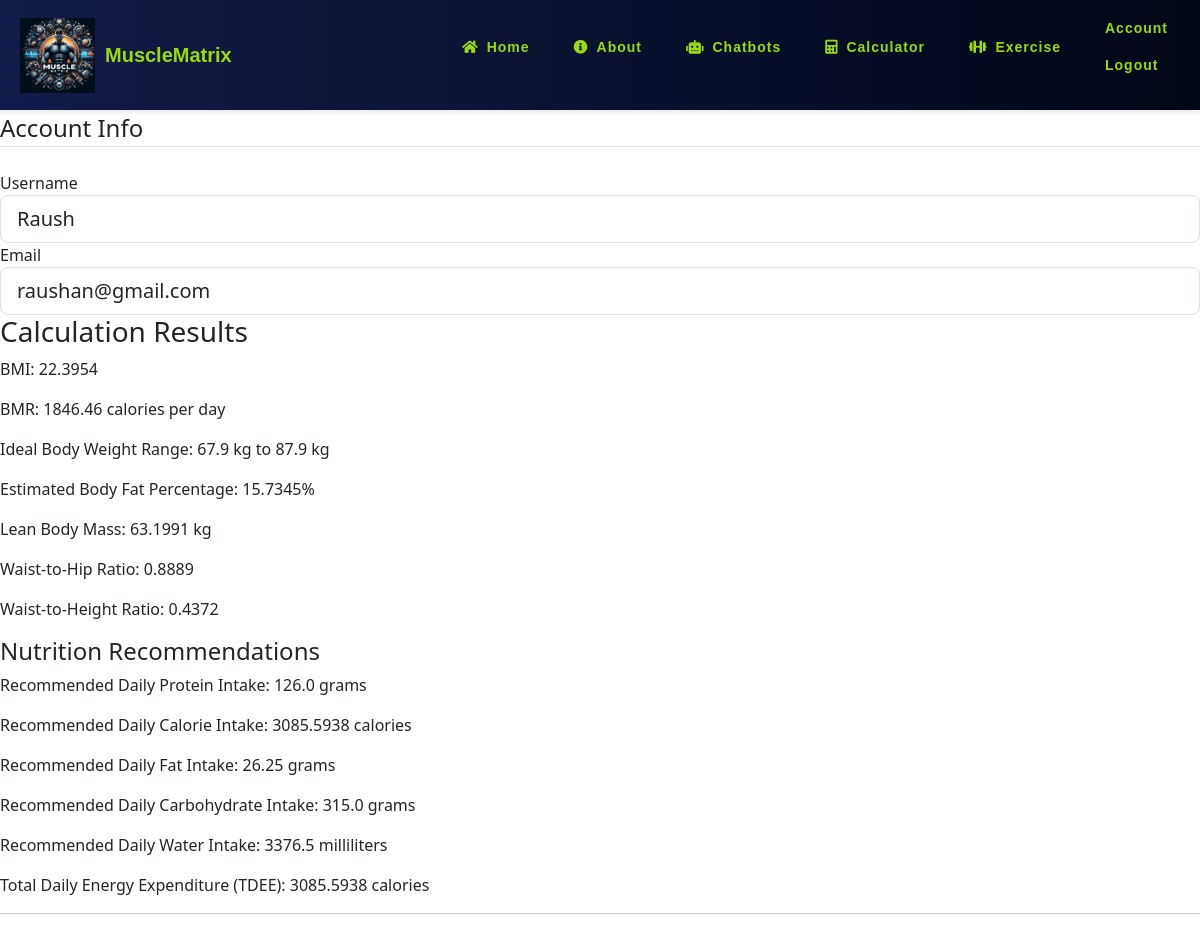
Screenshot of /account (signed in) with the database file from the repository.
### website_folder/models.py (models this page shows, shortened)
class User(db.Model, UserMixin):
    id = db.Column(db.Integer, primary_key=True)
    username = db.Column(db.String(20), unique=True, nullable=False)
    email = db.Column(db.String(120), unique=True, nullable=False)
    password = db.Column(db.String(60), nullable=False)
    calculation_results = db.relationship('CalculationResult', backref='user', lazy='dynamic')

class CalculationResult(db.Model):
    id = db.Column(db.Integer, primary_key=True)
    bmi = db.Column(db.Float)
    bmr = db.Column(db.Float)
    ideal_weight = db.Column(db.Float)
    body_fat_percentage = db.Column(db.Float)
    lean_body_mass = db.Column(db.Float)
    waist_to_hip_ratio = db.Column(db.Float)
    waist_to_height_ratio = db.Column(db.Float)
    protein_intake = db.Column(db.Float)
    calorie_intake = db.Column(db.Float)
    fat_intake = db.Column(db.Float)
    carbohydrate_intake = db.Column(db.Float)
    water_intake = db.Column(db.Float)
    tdee = db.Column(db.Float)
    user_id = db.Column(db.Integer, db.ForeignKey('user.id'), nullable=False)

### website_folder/route.py (the view)
@app.route("/account", methods=['GET', 'POST'])
@login_required
def account():
    form = UpdateAccountForm()
    if form.validate_on_submit():
        current_user.username = form.username.data
        current_user.email = form.email.data
        db.session.commit()
        flash('Your account has been updated!', 'success')
        return redirect(url_for('account'))
    elif request.method == 'GET':
        form.username.data = current_user.username
        form.email.data = current_user.email
    return render_template('account.html', title='Account', form=form)

### website_folder/forms.py (shortened to what this page needs)
class UpdateAccountForm(FlaskForm):
    username = StringField('Username',
                           validators=[DataRequired(), Length(min=2, max=20)])
    email = StringField('Email',
                        validators=[DataRequired(), Email()])
    submit = SubmitField('Update')

### website_folder/models.py (called while the page is built)
@login_manager.user_loader
def load_user(user_id):
    return User.query.get(int(user_id))

### website_folder/templates/account.html (shortened to what this page needs)
{% extends "base.html" %}
{% block content %}
    <div class="content-section">
        <form method="POST" action="" enctype="multipart/form-data">
            <fieldset class="form-group">
                <legend class="border-bottom mb-4">Account Info</legend>
                <div class="form-group">
                    {{ form.username.label(class="form-control-label") }}
                    {% if form.username.errors %}
                        {{ form.username(class="form-control form-control-lg is-invalid") }}
                        <div class="invalid-feedback">
                            {% for error in form.username.errors %}
                                <span>{{ error }}</span>
                            {% endfor %}
                        </div>
                    {% else %}
                        {{ form.username(class="form-control form-control-lg") }}
                    {% endif %}
                </div>
                <div class="form-group">
                    {{ form.email.label(class="form-control-label") }}
                    {% if form.email.errors %}
                        {{ form.email(class="form-control form-control-lg is-invalid") }}
                        <div class="invalid-feedback">
                            {% for error in form.email.errors %}
                                <span>{{ error }}</span>
                            {% endfor %}
                        </div>
                    {% else %}
                        {{ form.email(class="form-control form-control-lg") }}
                    {% endif %}
                </div>
            </fieldset>
        </form>
        {% if current_user.calculation_results.count() > 0 %}
            <h3>Calculation Results</h3>
            {% for result in current_user.calculation_results %}
                <p>BMI: {{ result.bmi }}</p>
                <p>BMR: {{ result.bmr }} calories per day</p>
                <p>Ideal Body Weight Range: {{ result.ideal_weight - 10 }} kg to {{ result.ideal_weight + 10 }} kg</p>
                <p>Estimated Body Fat Percentage: {{ result.body_fat_percentage }}%</p>
                <p>Lean Body Mass: {{ result.lean_body_mass }} kg</p>
                <p>Waist-to-Hip Ratio: {{ result.waist_to_hip_ratio }}</p>
                <p>Waist-to-Height Ratio: {{ result.waist_to_height_ratio }}</p>
                <h4>Nutrition Recommendations</h4>
                <p>Recommended Daily Protein Intake: {{ result.protein_intake }} grams</p>
                <p>Recommended Daily Calorie Intake: {{ result.calorie_intake }} calories</p>
                <p>Recommended Daily Fat Intake: {{ result.fat_intake }} grams</p>
                <p>Recommended Daily Carbohydrate Intake: {{ result.carbohydrate_intake }} grams</p>
                <p>Recommended Daily Water Intake: {{ result.water_intake }} milliliters</p>
                <p>Total Daily Energy Expenditure (TDEE): {{ result.tdee }} calories</p>
                <hr>
            {% endfor %}
        {% endif %}
    </div>
{% endblock content %}

### website_folder/static/main.css (style rules this page uses)
body, nav, .nav-links a { font-family: 'Poppins', sans-serif; }
body { margin: 0; padding: 0; background-color: #f5f5f5; }

### rows the page displays
User: username "Raush", email "raushan@gmail.com"
CalculationResult: bmi "22.3954", bmr "1846.46", result.ideal_weight-10 "67.9", result.ideal_weight+10 "87.9", body_fat_percentage "15.7345", lean_body_mass "63.1991", waist_to_hip_ratio "0.8889", waist_to_height_ratio "0.4372", protein_intake "126.0", calorie_intake "3085.5938", fat_intake "26.25", carbohydrate_intake "315.0", water_intake "3376.5", tdee "3085.5938"
